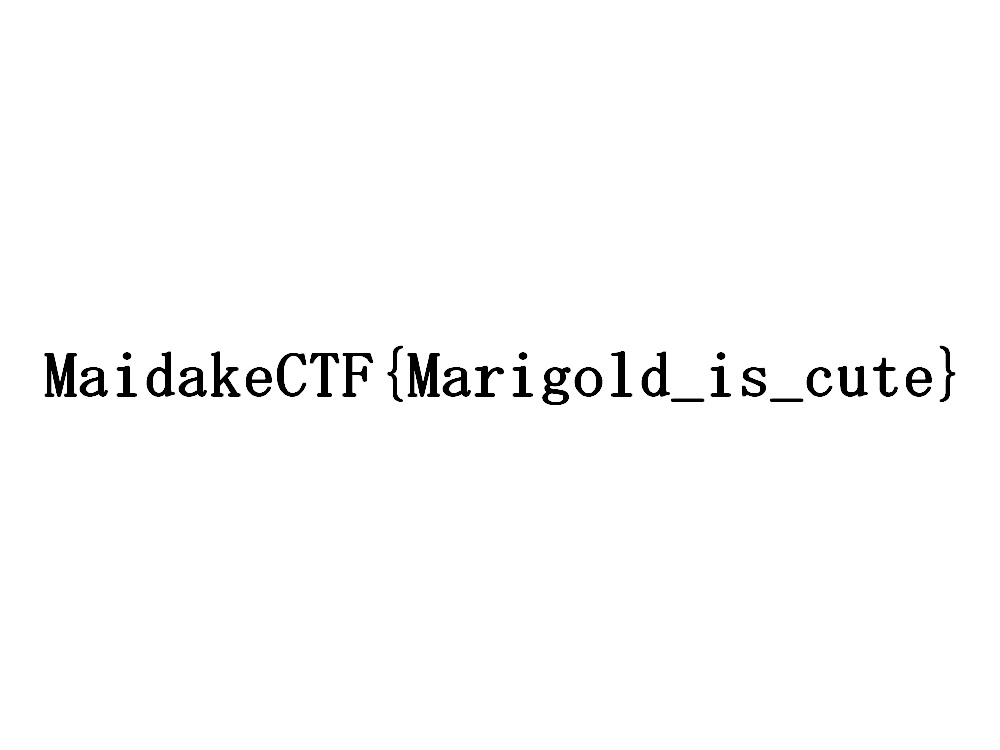
#> input picture Forensics/300_Another_image/flag.jpg, 1000 x 750 px, given in place of first.png, which was not available
$ python make_image.py
#> lines starting #> are read from the running program, lines starting #| are printed output that depends on the picture; pictures that were not available may be replaced by others from this repository, and a replacement may not be noted
from PIL import Image
import numpy as np

first = Image.open('first.png')
#> first is the input picture: PIL image 1000x750 RGB; min 0, max 255, mean 251
second = Image.open('second.png')
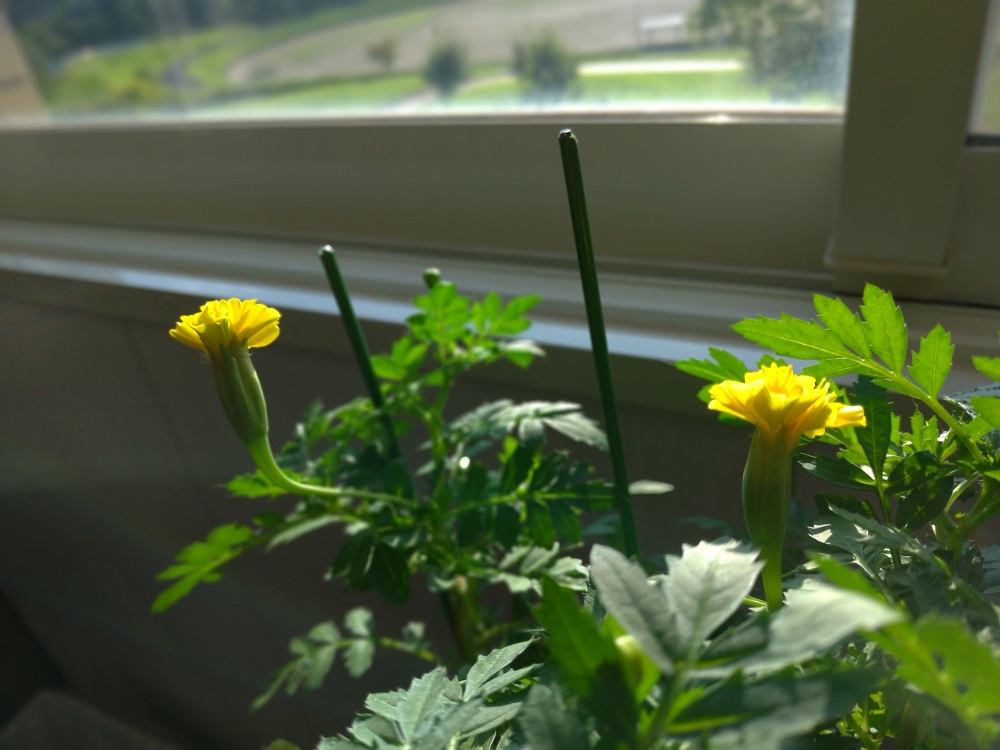
#> input picture Forensics/300_Another_image/marigold.png, 1000 x 750 px, given in place of second.png, which was not available
#> second is the input picture: PIL image 1000x750 RGBA; mean R, G, B, A 79.2, 92.6, 61.5, 255
third = Image.open('third.png')

width, height = first.size
#> width = 1000; height = 750
first_pixels = np.array([[first.getpixel((i,j)) for j in range(height)] for i in range(width)])
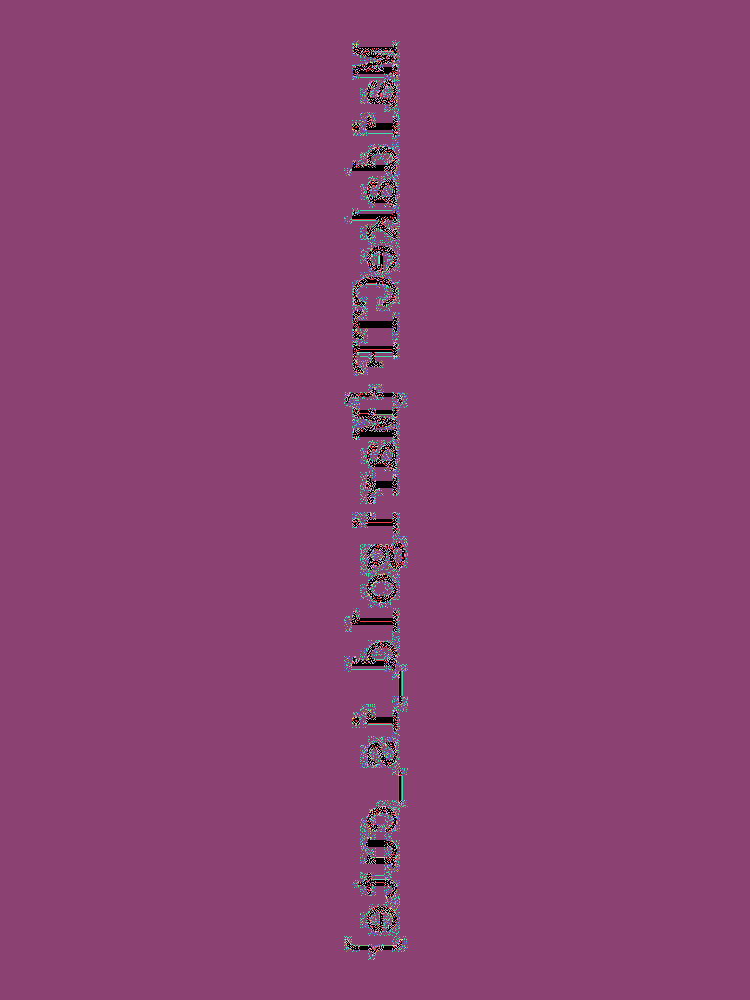
#> first_pixels: shape (1000, 750, 3) int64; 168 distinct labels, from 0 to 255; one colour per label, 0 black
second_pixels = np.array([[second.getpixel((i,j)) for j in range(height)] for i in range(width)])
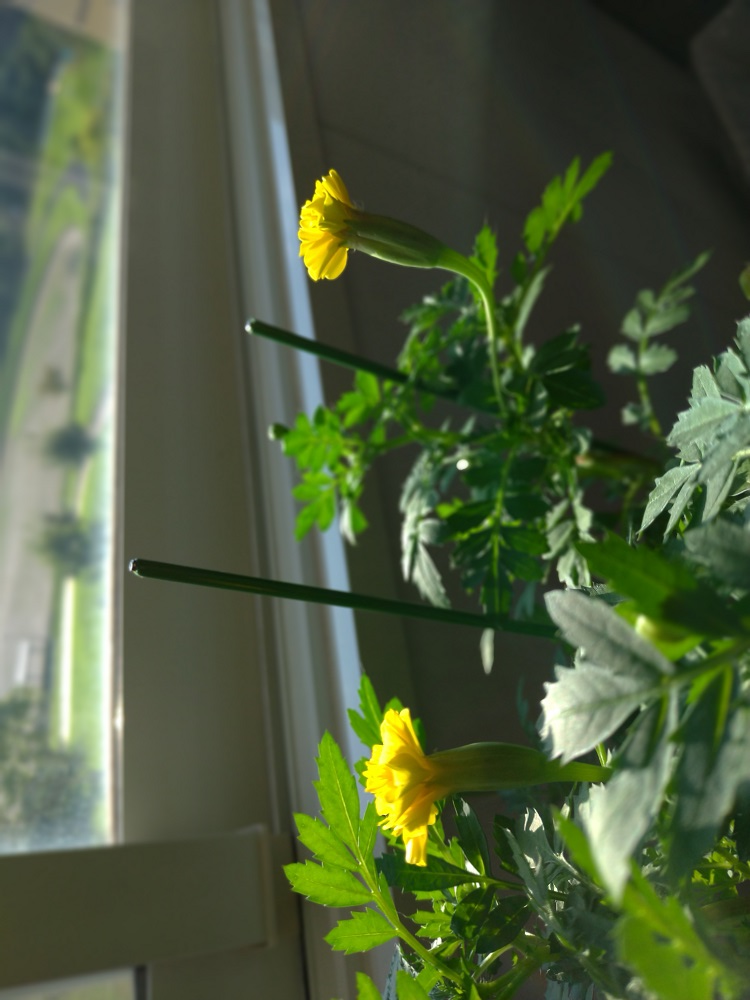
#> second_pixels: shape (1000, 750, 4) int64; mean R, G, B, A 79.2, 92.6, 61.5, 255
third_pixels = np.array([[third.getpixel((i,j)) for j in range(height)] for i in range(width)])

def make_flag(image_size, bg, file_name):
#> called with image_size = (1000, 750), bg = (255, 255, 255), file_name = 'flag.png'
	img = Image.new('RGB', image_size, bg)
#> img: PIL image 1000x750 RGB; every value is 255
	for i in range(image_size[0]):
		for j in range(image_size[1]):
			img.putpixel((i, j), (first_pixels[i][j], second_pixels[i][j], third_pixels[i][j]))
	img.save(file_name)


if __name__ == '__main__':
	image_size = (width, height)
	bg = (255, 255, 255)

	file_name = 'flag.png'

#> (the run stopped early here; a loop or call above may not have finished)
